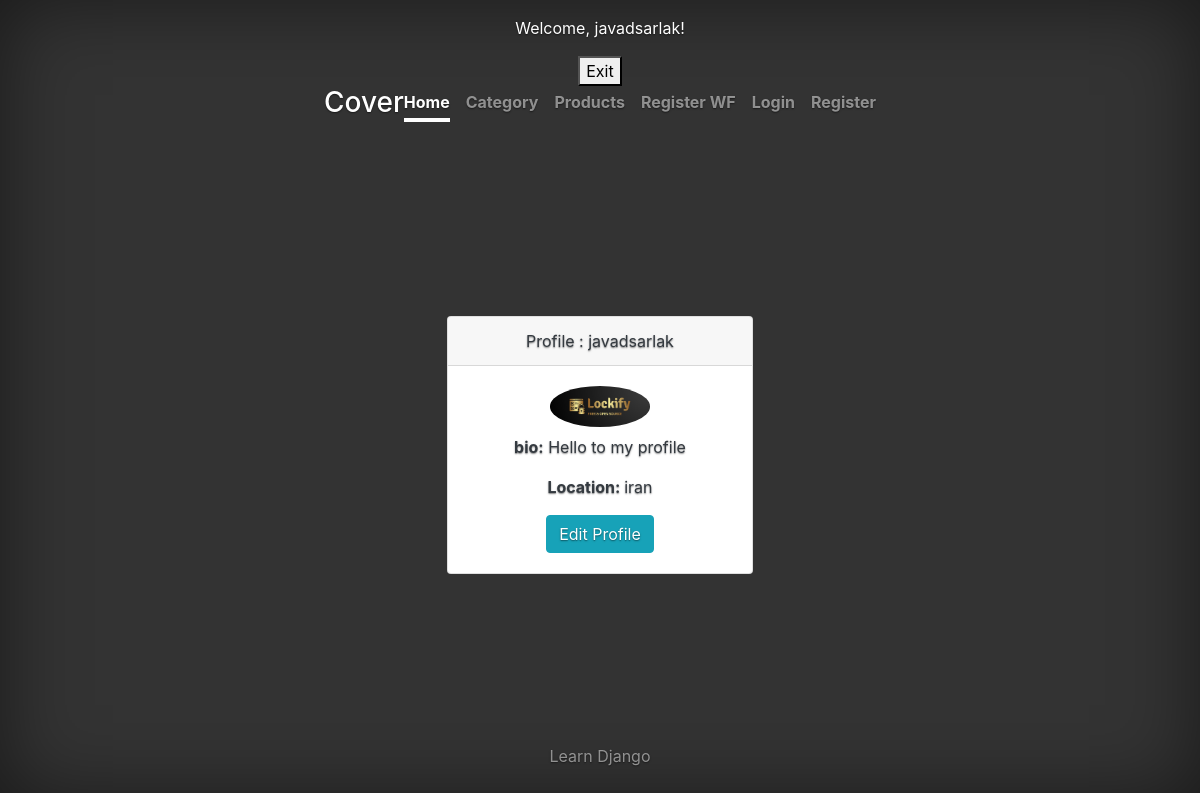
Before: /user/show_profile (signed in) with the older database file.
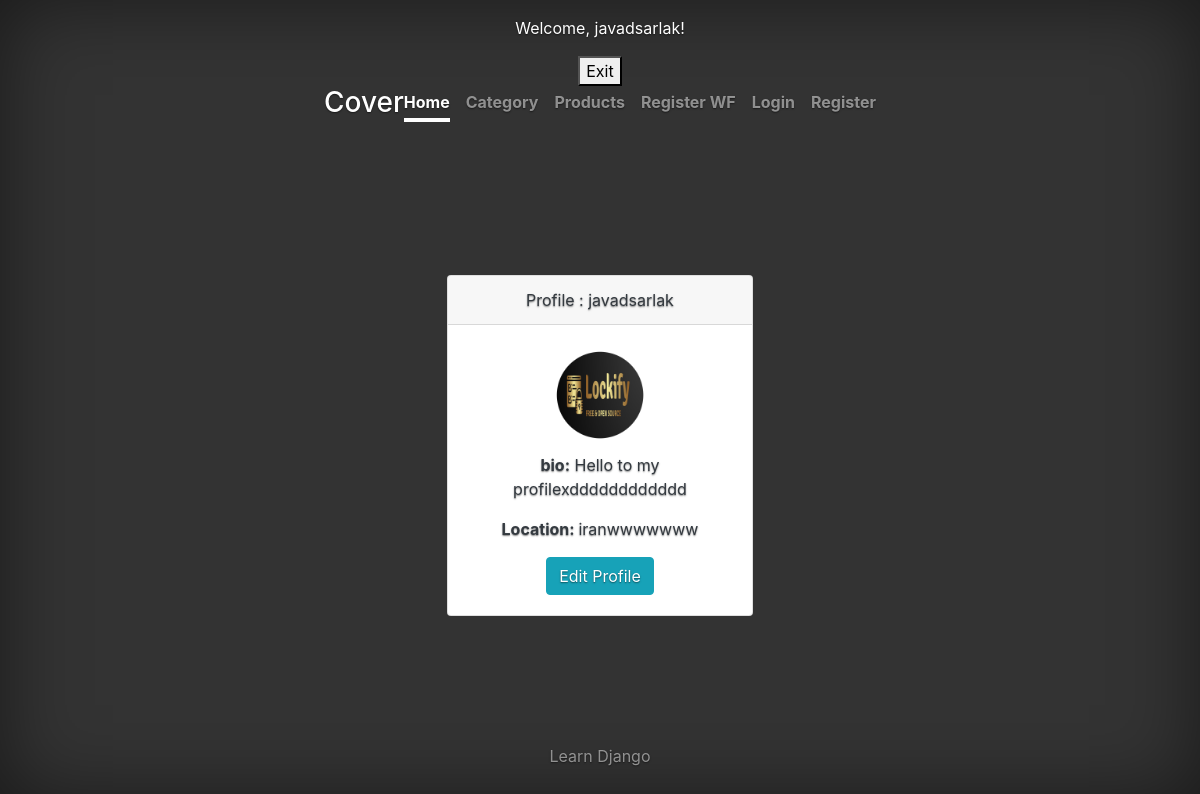
After: the same page with the newer database file.
### modellearn/models.py (models this page shows)
class Person(AbstractUser):
    age = models.IntegerField(default=18)
    mobile = models.CharField(unique=True, max_length=13, null=True, blank=True)
    sex = models.BooleanField(blank=True, null=True)
    create_at = models.DateTimeField(auto_now_add=True)
    updated_at = models.DateTimeField(auto_now=True)
    birthday = models.DateTimeField(blank=True, null=True)
    class Meta:
        db_table = 'person'
        ordering = ['create_at']
        verbose_name_plural = 'persons'
        verbose_name = 'person'

### user/models.py (models this page shows, shortened)
class Profile(models.Model):
    user = models.OneToOneField(Person, on_delete=models.CASCADE)
    bio = models.TextField()
    location = models.CharField(max_length=150, blank=True, null=True)
    profile_picture = models.ImageField(upload_to="profile_pic/", null=True, blank=True)

### user/views.py (the view)
# urls.py: path('show_profile', show_profile, name="show_profile"),
@login_required
def show_profile(request):
    profile = get_object_or_404(Profile, user=request.user)
    return render(request, 'profile.html', {'profile': profile})

### templates/profile.html (shortened to what this page needs)
{% extends 'base_layout.html' %}
{% block main %}
    {% load static %}
    <div class="container mt-4">
        <div class="row justify-content-center">
            <div class="col-md-8">
                <div class="card">
                    <div class="card-header text-dark">
                        Profile : {{ profile.user.username}}
                    </div>
                    <div class="card-body text-center">
                        <img alt="Pic" class="img-fluid rounded-circle" src="{{ profile.profile_picture.url }}"
                             width="100"
                             height="100">
                        <p class="text-dark"><strong>bio:</strong>
                            {{ profile.bio}}
                        </p>
                        <p class="text-dark"><strong>Location: </strong>
                            {{ profile.location }}
                        </p>
                        <a href="{% url 'edit_profile' %}" class="btn btn-info">
                            Edit Profile
                        </a>
                    </div>
                </div>
            </div>
        </div>
    </div>
{% endblock %}

### templates/base_layout.html (shortened to what this page needs)
<!doctype html>
<html lang="en">
<head>
    {% load static %}
    <link rel="stylesheet" href="{% static 'css/all.min.css' %}">
    <link href="{% static 'css/bootstrap.min.css' %}" rel="stylesheet">
    <link href="{% static 'css/cover.css' %}" rel="stylesheet">
</head>
<body class="text-center">
<div class="cover-container d-flex h-100 p-3 mx-auto flex-column">
    {% if user.is_authenticated %}
        <p>Welcome, {{ user.username }}!</p>
        <form method="post" action="{% url 'logout' %}">
            <button type="submit">Exit</button>
        </form>
    {% endif %}
    <header class="masthead mb-auto">
        <div class="inner">
            <h3 class="masthead-brand">Cover</h3>
            <nav class="nav nav-masthead justify-content-center">
                <a class="nav-link active" href="#">Home</a>
                <a class="nav-link" href="{% url 'list_category' %}">Category</a>
                <a class="nav-link" href="{% url 'list_products' %}">Products</a>
                <a class="nav-link" href="{% url 'show_register_wf' %}">Register WF</a>
                <a class="nav-link" href="{% url 'login' %}">Login</a>
                <a class="nav-link" href="{% url 'register' %}">Register</a>
            </nav>
        </div>
    </header>
    <main role="main" class="inner cover">
        {% block main %}
        {% endblock %}
    </main>
    <footer class="mastfoot mt-auto">
        <div class="inner">
            <p>Learn Django </p>
        </div>
    </footer>
</div>
</body>
</html>

### static/css/cover.css (style rules this page uses)
a, a:focus, a:hover { color: #fff; }
html, body { height: 100%; background-color: #333; }
body { display: -ms-flexbox; display: -webkit-box; display: flex; -ms-flex-pack: center; -webkit-box-pack: center; justify-content: center; color: #fff; text-shadow: 0 .05rem .1rem rgba(0, 0, 0, .5); box-shadow: inset 0 0 5rem rgba(0, 0, 0, .5); }
.cover-container { max-width: 42em; }
.masthead { margin-bottom: 2rem; }
.masthead-brand { margin-bottom: 0; }
.nav-masthead .nav-link { padding: .25rem 0; font-weight: 700; color: rgba(255, 255, 255, .5); background-color: transparent; border-bottom: .25rem solid transparent; }
.nav-masthead .nav-link + .nav-link { margin-left: 1rem; }
.nav-masthead .active { color: #fff; border-bottom-color: #fff; }
@media (min-width: 48em) { .masthead-brand { float: left; } }
@media (min-width: 48em) { .nav-masthead { float: right; } }
.cover { padding: 0 1.5rem; }
.mastfoot { color: rgba(255, 255, 255, .5); }

Changed rows visible on the page:
changed Profile "javadsarlak": profile_picture: a different picture; bio "Hello to my profile" → "Hello to my profilexdddddddddddd"; location "iran" → "iranwwwwwww"
